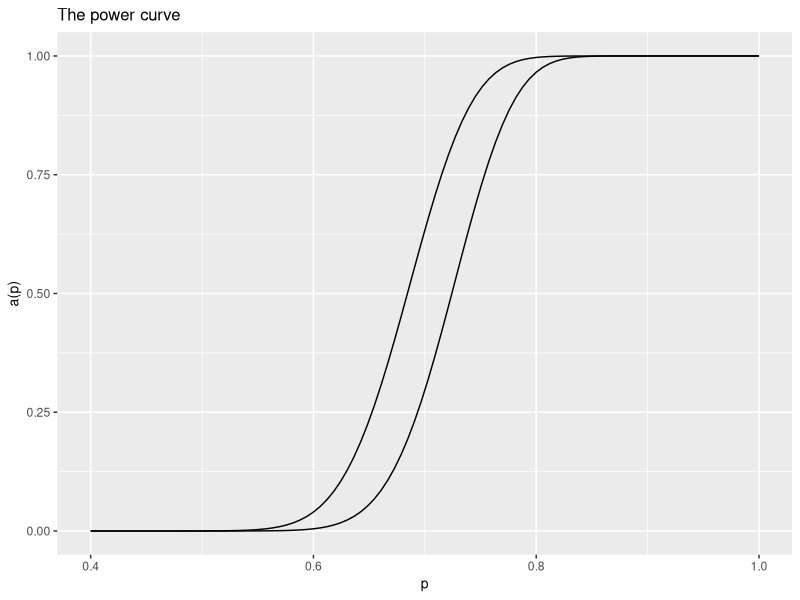
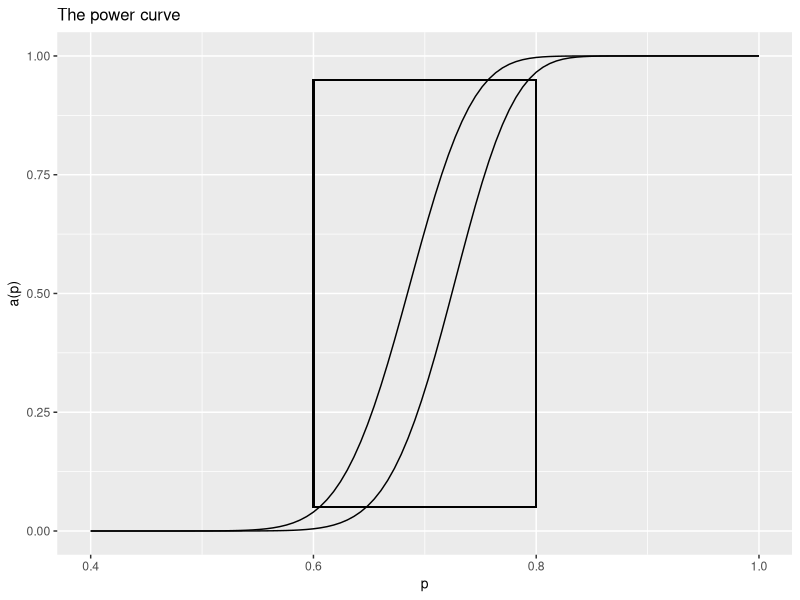

The R script that drew these images, in order:
## ---- chunk 1
knitr::opts_chunk$set(echo = TRUE)
library(ggplot2)
## ---- chunk 2
# alpha when p=0.6
m1=rep(0,times=40)
P1=rep(0,times=40)
for(i in 0:40){
  m1[i]=i+60
  P1[i]=pbinom(q=100,size=100,prob=0.6)-pbinom(q=m1[i]-1,size=100,prob=0.6)
}
a=data.frame(cbind(m1,P1))
## ---- chunk 3
m2=rep(0,times=20)
P2=rep(0,times=20)
for(i in 0:20){
  m2[i]=80-i
  P2[i]=pbinom(q=m2[i]-1,size=100,prob=0.8)
}
b=data.frame(cbind(m2,P2))
## ---- chunk 4
m_a=a[which(a$P1<0.05),1]
min(m_a)
m_b=b[which(b$P2<0.05),1]
max(m_b)
intersect(m_a,m_b)
## ---- chunk 5
p=seq(from=0.4,to=1,length=100)
## ---- chunk 6
#when m=69
alpha1=rep(0,times=length((p)))
for(i in 1:100){
  alpha1[i]=pbinom(q=100,size=100,prob=p[i])-pbinom(q=68,size=100,prob=p[i])
}
## ---- chunk 7
#for m=73
alpha2=rep(0,times=length((p)))
for(i in 1:100){
  alpha2[i]=pbinom(q=100,size=100,prob=p[i])-pbinom(q=72,size=100,prob=p[i])
}
## ---- chunk 8
type_error=data.frame(cbind(p,alpha1,alpha2))
## ---- chunk 9
powercurve=ggplot(data=type_error,mapping=aes(x=p))+
  geom_line(mapping=aes(y=alpha1))+
  geom_line(mapping=aes(y=alpha2))+
  labs(x="p",y="a(p)",title="The power curve")+
  theme(title=element_text(hjust=0.5,size=10))
powercurve
## ---- chunk 10
powercurve+
  geom_segment(mapping=aes(x=0.6,xend=0.8,y=0.05,yend=0.05))+
  geom_segment(mapping=aes(x=0.6,xend=0.8,y=0.95,yend=0.95))+
  geom_segment(mapping=aes(x=0.6,xend=0.6,y=0.05,yend=0.95))+
  geom_segment(mapping=aes(x=0.8,xend=0.8,y=0.05,yend=0.95))
